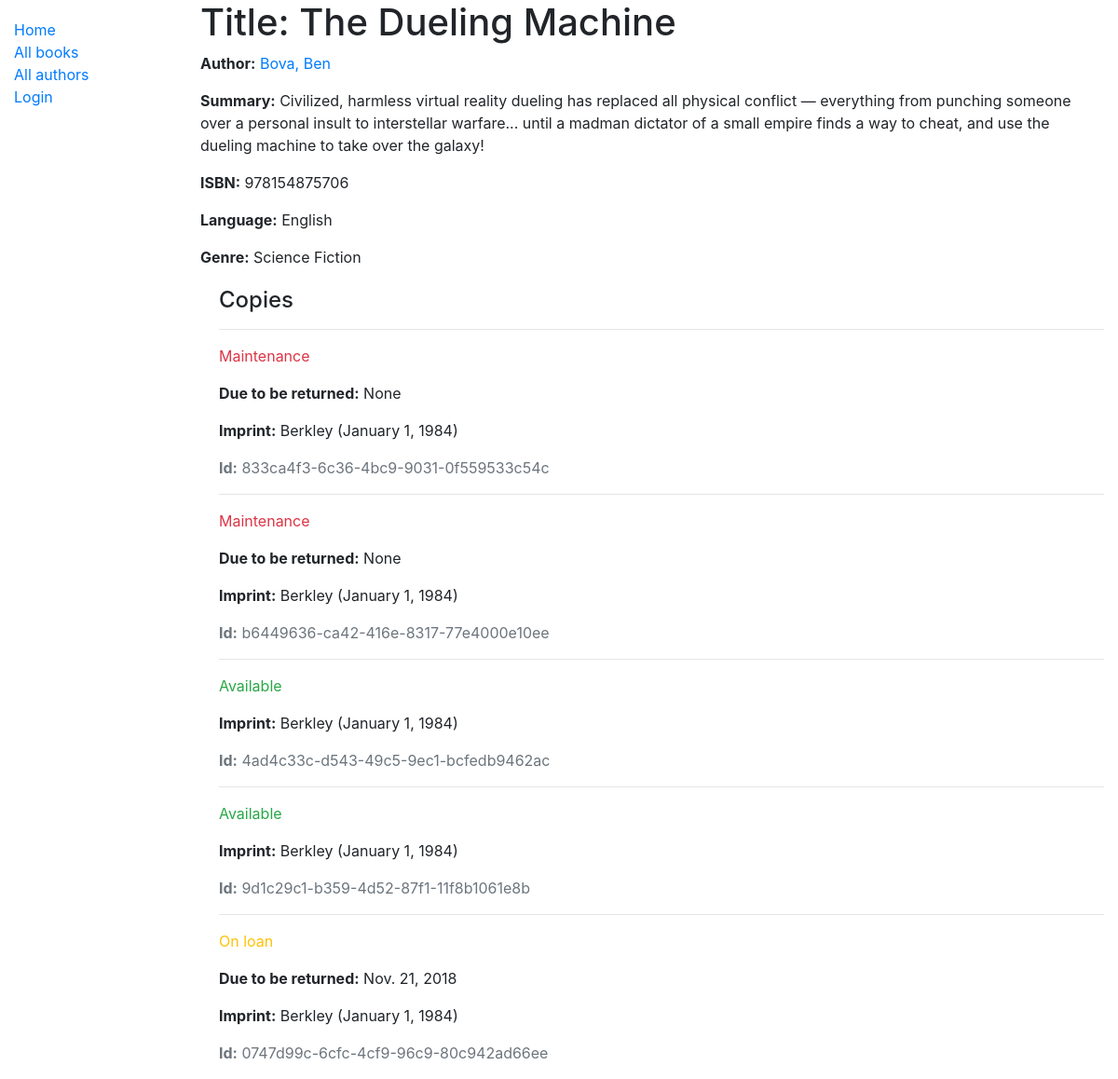
/catalog/book/2, run on the app's committed database.
### catalog/models.py (models this page shows, shortened)
class Book(models.Model):
    title = models.CharField(max_length=200)
    author = models.ForeignKey('Author', on_delete=models.SET_NULL, null=True)
    summary = models.TextField(max_length=1000, help_text='Enter a brief description of the book')
    isbn = models.CharField('ISBN', max_length=13,
                            help_text='13 Character <a href="https://www.isbn-international.org/content/what-isbn">ISBN number</a>')
    genre = models.ManyToManyField(Genre, help_text='Select a genre for this book')
    language = models.ForeignKey('Language', on_delete=models.SET_NULL, null=True)
    class Meta:
        ordering = ['title', 'author']
    def display_genre(self):
        """Create a string for the Genre. This is required to display genre in Admin."""
        return ', '.join(genre.name for genre in self.genre.all()[:3])
    display_genre.description = 'Genre'

class Author(models.Model):
    first_name = models.CharField(max_length=100)
    last_name = models.CharField(max_length=100)
    date_of_birth = models.DateField(null=True, blank=True)
    date_of_death = models.DateField('Died', null=True, blank=True)
    class Meta:
        ordering = ['last_name', 'first_name']
    def get_absolute_url(self):
        return reverse('author-detail', args=[str(self.id)])
    def __str__(self):
        return '{}, {}'.format(self.last_name, self.first_name)

class Language(models.Model):
    name = models.CharField(max_length=200,
                            help_text="Enter the book's natural language (e.g. English, French, Japanese etc.)")
    def __str__(self):
        return self.name

class Genre(models.Model):
    name = models.CharField(max_length=200, help_text='Enter a book genre (e.g. Science Fiction)')
    def __str__(self):
        return self.name

class BookInstance(models.Model):
    id = models.UUIDField(primary_key=True, default=uuid.uuid4, help_text='Unique ID for this particular book across whole library')
    book = models.ForeignKey('Book', on_delete=models.SET_NULL, null=True)
    imprint = models.CharField(max_length=200)
    due_back = models.DateField(null=True, blank=True)
    LOAN_STATUS = (
        ('m', 'Maintenance'),
        ('o', 'On loan'),
        ('a', 'Available'),
        ('r', 'Reserved'),
    )
    status = models.CharField(
        max_length=1,
        choices=LOAN_STATUS,
        blank=True,
        default='m',
        help_text='Book availability',
    )
    class Meta:
        ordering = ['due_back']

### catalog/views.py (the view)
# urls.py: path('book/<int:pk>', views.BookDetailView.as_view(), name='book-detail'),
class BookDetailView(generic.DetailView):
    model = Book

### catalog/templates/catalog/book_detail.html
{% extends "base_generic.html" %}
{% block content %}
  <h1>Title: {{ book.title }}</h1>
  <p><strong>Author:</strong> <a href="{{ book.author.get_absolute_url }}">{{ book.author }}</a></p>
  <p><strong>Summary:</strong> {{ book.summary }}</p>
  <p><strong>ISBN:</strong> {{ book.isbn }}</p>
  <p><strong>Language:</strong> {{ book.language }}</p>
  <p><strong>Genre:</strong> {% for genre in book.genre.all %} {{ genre }}{% if not forloop.last %}, {% endif %}{% endfor %}</p>
  <div style="margin-left:20px;margin-top:20px">
    <h4>Copies</h4>
    {% for copy in book.bookinstance_set.all %}
      <hr>
      <p class="{% if copy.status == 'a' %}text-success{% elif copy.status == 'm' %}text-danger{% else %}text-warning{% endif %}">{{ copy.get_status_display }}</p>
      {% if copy.status != 'a' %}
        <p><strong>Due to be returned:</strong> {{copy.due_back}}</p>
      {% endif %}
      <p><strong>Imprint:</strong> {{copy.imprint}}</p>
      <p class="text-muted"><strong>Id:</strong> {{copy.id}}</p>
    {% endfor %}
  </div>
{% endblock %}

### catalog/templates/base_generic.html (shortened to what this page needs)
<!DOCTYPE html>
<html lang="en">
<head>
  <link rel="stylesheet" href="https://stackpath.bootstrapcdn.com/bootstrap/4.1.3/css/bootstrap.min.css">
  {% load static %}
  <link rel="stylesheet" href="{% static 'css/styles.css' %}">
</head>
<body>
  <div class="container-fluid">
    <div class="row">
      <div class="col-sm-2">
      {% block sidebar %}
        <ul class="sidebar-nav">
          <li><a href="{% url 'index' %}">Home</a></li>
          <li><a href="{% url 'books' %}">All books</a></li>
          <li><a href="{% url 'authors' %}">All authors</a></li>
       {% if user.is_authenticated %}
         <li>User: {{ user.get_username }}</li>
         <li><a href="{% url 'logout'%}?next={{request.path}}">Logout</a></li>
       {% else %}
         <li><a href="{% url 'login'%}?next={{request.path}}">Login</a></li>
       {% endif %}
     </ul>
     {% endblock %}
      </div>
      <div class="col-sm-10 ">
        {% block content %}{% endblock %}
      </div>
    </div>
  </div>
</body>
</html>

### catalog/static/css/styles.css (style rules this page uses)
.sidebar-nav { margin-top: 20px; padding: 0; list-style: none; }

### data on the page
Book: title "The Dueling Machine", author "Bova, Ben", summary "Civilized, harmless virtual reality dueling has replaced all physical conflict — everything from punching someone over a personal insult to interstellar warfare... until a madman dictator of a small empire finds a way to cheat, and use the dueling machine to take over the galaxy!", isbn "978154875706", language "English"
Genre: name "Science Fiction"
BookInstance: status "Maintenance", due_back "None", imprint "Berkley (January 1, 1984)", id "833ca4f3-6c36-4bc9-9031-0f559533c54c"
BookInstance: status "Maintenance", due_back "None", imprint "Berkley (January 1, 1984)", id "b6449636-ca42-416e-8317-77e4000e10ee"
BookInstance: status "Available", imprint "Berkley (January 1, 1984)", id "4ad4c33c-d543-49c5-9ec1-bcfedb9462ac"
BookInstance: status "Available", imprint "Berkley (January 1, 1984)", id "9d1c29c1-b359-4d52-87f1-11f8b1061e8b"
BookInstance: status "On loan", due_back "Nov. 21, 2018", imprint "Berkley (January 1, 1984)", id "0747d99c-6cfc-4cf9-96c9-80c942ad66ee"
